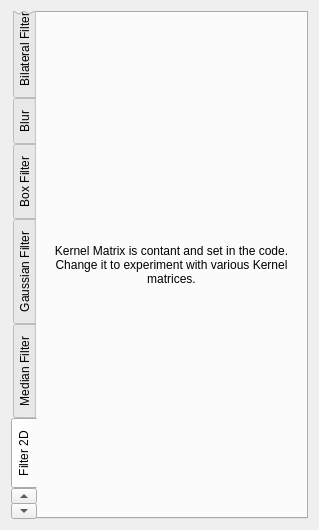
<?xml version="1.0" encoding="UTF-8"?>
<ui version="4.0">
 <class>PluginGui</class>
 <widget class="QWidget" name="PluginGui">
  <property name="geometry">
   <rect>
    <x>0</x>
    <y>0</y>
    <width>319</width>
    <height>530</height>
   </rect>
  </property>
  <property name="windowTitle">
   <string>Form</string>
  </property>
  <layout class="QGridLayout" name="gridLayout">
   <item row="0" column="0">
    <widget class="QTabWidget" name="mainTabs">
     <property name="tabPosition">
      <enum>QTabWidget::West</enum>
     </property>
     <property name="currentIndex">
      <number>5</number>
     </property>
     <widget class="QWidget" name="tab">
      <attribute name="title">
       <string>Bilateral Filter</string>
      </attribute>
      <layout class="QGridLayout" name="gridLayout_3">
       <item row="2" column="0">
        <widget class="QLabel" name="label_2">
         <property name="sizePolicy">
          <sizepolicy hsizetype="Fixed" vsizetype="Preferred">
           <horstretch>0</horstretch>
           <verstretch>0</verstretch>
          </sizepolicy>
         </property>
         <property name="text">
          <string>Sigma Space :</string>
         </property>
        </widget>
       </item>
       <item row="1" column="0">
        <widget class="QLabel" name="label">
         <property name="sizePolicy">
          <sizepolicy hsizetype="Fixed" vsizetype="Preferred">
           <horstretch>0</horstretch>
           <verstretch>0</verstretch>
          </sizepolicy>
         </property>
         <property name="text">
          <string>Sigma Color :</string>
         </property>
        </widget>
       </item>
       <item row="1" column="1">
        <widget class="QDoubleSpinBox" name="bilateralSigmaColorSpin">
         <property name="maximum">
          <double>999.000000000000000</double>
         </property>
         <property name="value">
          <double>50.000000000000000</double>
         </property>
        </widget>
       </item>
       <item row="2" column="1">
        <widget class="QDoubleSpinBox" name="bilateralSigmaSpaceSpin">
         <property name="maximum">
          <double>999.000000000000000</double>
         </property>
         <property name="value">
          <double>50.000000000000000</double>
         </property>
        </widget>
       </item>
       <item row="0" column="0">
        <widget class="QLabel" name="label_3">
         <property name="sizePolicy">
          <sizepolicy hsizetype="Fixed" vsizetype="Preferred">
           <horstretch>0</horstretch>
           <verstretch>0</verstretch>
          </sizepolicy>
         </property>
         <property name="text">
          <string>Diameter :</string>
         </property>
        </widget>
       </item>
       <item row="0" column="1">
        <widget class="QSpinBox" name="bilateralDiaSpin">
         <property name="minimum">
          <number>3</number>
         </property>
         <property name="maximum">
          <number>30</number>
         </property>
         <property name="value">
          <number>5</number>
         </property>
        </widget>
       </item>
      </layout>
     </widget>
     <widget class="QWidget" name="tab_2">
      <attribute name="title">
       <string>Blur</string>
      </attribute>
      <layout class="QGridLayout" name="gridLayout_2">
       <item row="0" column="0">
        <widget class="QLabel" name="label_4">
         <property name="sizePolicy">
          <sizepolicy hsizetype="Fixed" vsizetype="Preferred">
           <horstretch>0</horstretch>
           <verstretch>0</verstretch>
          </sizepolicy>
         </property>
         <property name="text">
          <string>Kernel Size :</string>
         </property>
        </widget>
       </item>
       <item row="0" column="1">
        <widget class="QSpinBox" name="blurKernelSizeSpinBox">
         <property name="minimum">
          <number>3</number>
         </property>
         <property name="maximum">
          <number>30</number>
         </property>
         <property name="value">
          <number>5</number>
         </property>
        </widget>
       </item>
       <item row="1" column="0">
        <widget class="QLabel" name="label_5">
         <property name="sizePolicy">
          <sizepolicy hsizetype="Fixed" vsizetype="Preferred">
           <horstretch>0</horstretch>
           <verstretch>0</verstretch>
          </sizepolicy>
         </property>
         <property name="text">
          <string>Anchor Point X:</string>
         </property>
        </widget>
       </item>
       <item row="1" column="1">
        <widget class="QSpinBox" name="blurAnchoXSpin">
         <property name="minimum">
          <number>-99</number>
         </property>
        </widget>
       </item>
       <item row="2" column="1">
        <widget class="QSpinBox" name="blurAnchoYSpin">
         <property name="minimum">
          <number>-99</number>
         </property>
        </widget>
       </item>
       <item row="2" column="0">
        <widget class="QLabel" name="label_6">
         <property name="sizePolicy">
          <sizepolicy hsizetype="Fixed" vsizetype="Preferred">
           <horstretch>0</horstretch>
           <verstretch>0</verstretch>
          </sizepolicy>
         </property>
         <property name="text">
          <string>Anchor Point Y:</string>
         </property>
        </widget>
       </item>
      </layout>
     </widget>
     <widget class="QWidget" name="tab_3">
      <attribute name="title">
       <string>Box Filter</string>
      </attribute>
      <layout class="QGridLayout" name="gridLayout_4">
       <item row="1" column="1">
        <widget class="QSpinBox" name="boxDepthSpin">
         <property name="minimum">
          <number>-1</number>
         </property>
         <property name="maximum">
          <number>9</number>
         </property>
         <property name="value">
          <number>-1</number>
         </property>
        </widget>
       </item>
       <item row="0" column="0">
        <widget class="QLabel" name="label_9">
         <property name="sizePolicy">
          <sizepolicy hsizetype="Fixed" vsizetype="Preferred">
           <horstretch>0</horstretch>
           <verstretch>0</verstretch>
          </sizepolicy>
         </property>
         <property name="text">
          <string>Kernel Size :</string>
         </property>
        </widget>
       </item>
       <item row="0" column="1">
        <widget class="QSpinBox" name="boxKernelSizeSpinBox">
         <property name="minimum">
          <number>3</number>
         </property>
         <property name="maximum">
          <number>30</number>
         </property>
         <property name="value">
          <number>5</number>
         </property>
        </widget>
       </item>
       <item row="1" column="0">
        <widget class="QLabel" name="label_10">
         <property name="sizePolicy">
          <sizepolicy hsizetype="Fixed" vsizetype="Preferred">
           <horstretch>0</horstretch>
           <verstretch>0</verstretch>
          </sizepolicy>
         </property>
         <property name="text">
          <string>Depth (use -1 for depth same as source):</string>
         </property>
         <property name="wordWrap">
          <bool>true</bool>
         </property>
        </widget>
       </item>
       <item row="2" column="0">
        <widget class="QLabel" name="label_8">
         <property name="sizePolicy">
          <sizepolicy hsizetype="Fixed" vsizetype="Preferred">
           <horstretch>0</horstretch>
           <verstretch>0</verstretch>
          </sizepolicy>
         </property>
         <property name="text">
          <string>Anchor Point X:</string>
         </property>
        </widget>
       </item>
       <item row="2" column="1">
        <widget class="QSpinBox" name="boxAnchoXSpin">
         <property name="minimum">
          <number>-99</number>
         </property>
        </widget>
       </item>
       <item row="3" column="0">
        <widget class="QLabel" name="label_7">
         <property name="sizePolicy">
          <sizepolicy hsizetype="Fixed" vsizetype="Preferred">
           <horstretch>0</horstretch>
           <verstretch>0</verstretch>
          </sizepolicy>
         </property>
         <property name="text">
          <string>Anchor Point Y:</string>
         </property>
        </widget>
       </item>
       <item row="3" column="1">
        <widget class="QSpinBox" name="boxAnchoYSpin">
         <property name="minimum">
          <number>-99</number>
         </property>
        </widget>
       </item>
       <item row="4" column="0" colspan="2">
        <widget class="QCheckBox" name="boxNormalCheck">
         <property name="text">
          <string>Normalized</string>
         </property>
        </widget>
       </item>
      </layout>
     </widget>
     <widget class="QWidget" name="tab_4">
      <attribute name="title">
       <string>Gaussian Filter</string>
      </attribute>
      <layout class="QGridLayout" name="gridLayout_5">
       <item row="0" column="0">
        <widget class="QLabel" name="label_12">
         <property name="sizePolicy">
          <sizepolicy hsizetype="Fixed" vsizetype="Preferred">
           <horstretch>0</horstretch>
           <verstretch>0</verstretch>
          </sizepolicy>
         </property>
         <property name="text">
          <string>Kernel Size :</string>
         </property>
        </widget>
       </item>
       <item row="0" column="1">
        <widget class="QSpinBox" name="gaussKernelSizeSpinBox">
         <property name="minimum">
          <number>3</number>
         </property>
         <property name="maximum">
          <number>30</number>
         </property>
         <property name="value">
          <number>5</number>
         </property>
        </widget>
       </item>
       <item row="1" column="0">
        <widget class="QLabel" name="label_11">
         <property name="sizePolicy">
          <sizepolicy hsizetype="Fixed" vsizetype="Preferred">
           <horstretch>0</horstretch>
           <verstretch>0</verstretch>
          </sizepolicy>
         </property>
         <property name="text">
          <string>Sigma X:</string>
         </property>
        </widget>
       </item>
       <item row="2" column="0">
        <widget class="QLabel" name="label_13">
         <property name="sizePolicy">
          <sizepolicy hsizetype="Fixed" vsizetype="Preferred">
           <horstretch>0</horstretch>
           <verstretch>0</verstretch>
          </sizepolicy>
         </property>
         <property name="text">
          <string>Sigma Y:</string>
         </property>
        </widget>
       </item>
       <item row="1" column="1">
        <widget class="QDoubleSpinBox" name="gaussSigmaXSpin">
         <property name="value">
          <double>1.000000000000000</double>
         </property>
        </widget>
       </item>
       <item row="2" column="1">
        <widget class="QDoubleSpinBox" name="gaussSigmaYSpin"/>
       </item>
      </layout>
     </widget>
     <widget class="QWidget" name="tab_5">
      <attribute name="title">
       <string>Median Filter</string>
      </attribute>
      <layout class="QGridLayout" name="gridLayout_6">
       <item row="0" column="0">
        <widget class="QLabel" name="label_14">
         <property name="sizePolicy">
          <sizepolicy hsizetype="Fixed" vsizetype="Preferred">
           <horstretch>0</horstretch>
           <verstretch>0</verstretch>
          </sizepolicy>
         </property>
         <property name="text">
          <string>Aperture Size:</string>
         </property>
        </widget>
       </item>
       <item row="0" column="1">
        <widget class="QSpinBox" name="medianApertureSpin">
         <property name="minimum">
          <number>1</number>
         </property>
        </widget>
       </item>
      </layout>
     </widget>
     <widget class="QWidget" name="tab_6">
      <attribute name="title">
       <string>Filter 2D</string>
      </attribute>
      <layout class="QGridLayout" name="gridLayout_7">
       <item row="0" column="0">
        <widget class="QLabel" name="label_15">
         <property name="text">
          <string>Kernel Matrix is contant and set in the code. Change it to experiment with various Kernel matrices.</string>
         </property>
         <property name="alignment">
          <set>Qt::AlignCenter</set>
         </property>
         <property name="wordWrap">
          <bool>true</bool>
         </property>
        </widget>
       </item>
      </layout>
     </widget>
     <widget class="QWidget" name="tab_7">
      <attribute name="title">
       <string>Derivatives</string>
      </attribute>
      <layout class="QGridLayout" name="gridLayout_8">
       <item row="3" column="0">
        <widget class="QLabel" name="label_16">
         <property name="sizePolicy">
          <sizepolicy hsizetype="Fixed" vsizetype="Preferred">
           <horstretch>0</horstretch>
           <verstretch>0</verstretch>
          </sizepolicy>
         </property>
         <property name="text">
          <string>Scale :</string>
         </property>
        </widget>
       </item>
       <item row="4" column="0">
        <widget class="QLabel" name="label_17">
         <property name="sizePolicy">
          <sizepolicy hsizetype="Fixed" vsizetype="Preferred">
           <horstretch>0</horstretch>
           <verstretch>0</verstretch>
          </sizepolicy>
         </property>
         <property name="text">
          <string>Delta :</string>
         </property>
        </widget>
       </item>
       <item row="3" column="1">
        <widget class="QDoubleSpinBox" name="derivScaleSpin">
         <property name="minimum">
          <double>0.100000000000000</double>
         </property>
         <property name="maximum">
          <double>999.000000000000000</double>
         </property>
        </widget>
       </item>
       <item row="4" column="1">
        <widget class="QDoubleSpinBox" name="derivDeltaSpin">
         <property name="minimum">
          <double>0.000000000000000</double>
         </property>
         <property name="maximum">
          <double>999.000000000000000</double>
         </property>
         <property name="value">
          <double>0.000000000000000</double>
         </property>
        </widget>
       </item>
       <item row="2" column="0" colspan="2">
        <widget class="QRadioButton" name="derivLaplacRadio">
         <property name="text">
          <string>Laplacian</string>
         </property>
        </widget>
       </item>
       <item row="1" column="0" colspan="2">
        <widget class="QRadioButton" name="derivScharrRadio">
         <property name="text">
          <string>Scharr</string>
         </property>
        </widget>
       </item>
       <item row="0" column="0" colspan="2">
        <widget class="QRadioButton" name="derivSobelRadio">
         <property name="text">
          <string>Sobel</string>
         </property>
         <property name="checked">
          <bool>true</bool>
         </property>
        </widget>
       </item>
      </layout>
     </widget>
     <widget class="QWidget" name="tab_8">
      <attribute name="title">
       <string>Morphology</string>
      </attribute>
      <layout class="QGridLayout" name="gridLayout_9">
       <item row="3" column="1">
        <widget class="QSpinBox" name="morphIterSpin">
         <property name="minimum">
          <number>1</number>
         </property>
        </widget>
       </item>
       <item row="3" column="0">
        <widget class="QLabel" name="label_18">
         <property name="sizePolicy">
          <sizepolicy hsizetype="Fixed" vsizetype="Preferred">
           <horstretch>0</horstretch>
           <verstretch>0</verstretch>
          </sizepolicy>
         </property>
         <property name="text">
          <string>Iteration Count :</string>
         </property>
         <property name="wordWrap">
          <bool>true</bool>
         </property>
        </widget>
       </item>
       <item row="5" column="1">
        <widget class="QComboBox" name="morphTypesCombo"/>
       </item>
       <item row="0" column="0" colspan="2">
        <widget class="QRadioButton" name="morphErodeRadio">
         <property name="text">
          <string>Erode</string>
         </property>
         <property name="checked">
          <bool>true</bool>
         </property>
        </widget>
       </item>
       <item row="1" column="0" colspan="2">
        <widget class="QRadioButton" name="morphDilateRadio">
         <property name="text">
          <string>Dilate</string>
         </property>
        </widget>
       </item>
       <item row="5" column="0">
        <widget class="QLabel" name="label_19">
         <property name="sizePolicy">
          <sizepolicy hsizetype="Fixed" vsizetype="Preferred">
           <horstretch>0</horstretch>
           <verstretch>0</verstretch>
          </sizepolicy>
         </property>
         <property name="text">
          <string>Morph Type :</string>
         </property>
         <property name="wordWrap">
          <bool>true</bool>
         </property>
        </widget>
       </item>
       <item row="2" column="0" colspan="2">
        <widget class="QRadioButton" name="morphMorphRadio">
         <property name="text">
          <string>Morph</string>
         </property>
        </widget>
       </item>
       <item row="4" column="0">
        <widget class="QLabel" name="label_20">
         <property name="text">
          <string>Morph Shape :</string>
         </property>
        </widget>
       </item>
       <item row="4" column="1">
        <widget class="QComboBox" name="morphShapesCombo"/>
       </item>
      </layout>
     </widget>
    </widget>
   </item>
  </layout>
 </widget>
 <resources/>
 <connections/>
</ui>
